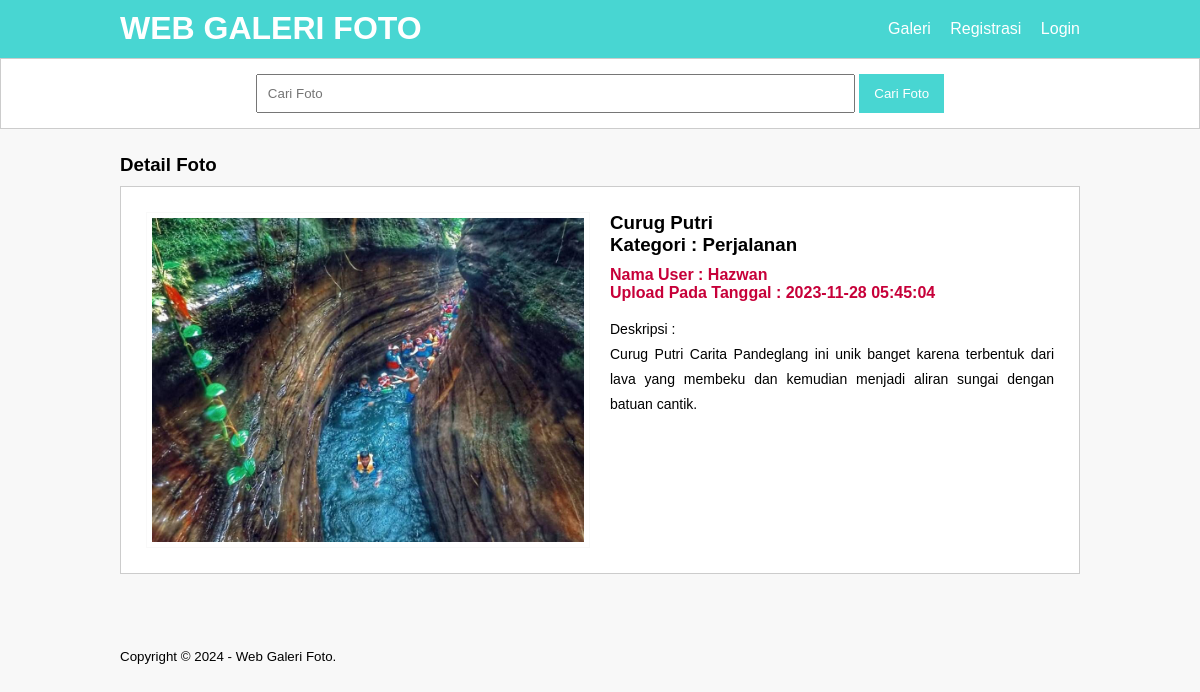
Screenshot of /detail-image.php?id=41 with the database file from the repository.
### tables this page shows
CREATE TABLE `tb_image` (
  `image_id` int(11) NOT NULL,
  `category_id` int(11) NOT NULL,
  `category_name` varchar(100) NOT NULL,
  `admin_id` int(11) NOT NULL,
  `admin_name` varchar(100) NOT NULL,
  `image_name` varchar(100) NOT NULL,
  `image_description` text NOT NULL,
  `image` varchar(100) NOT NULL,
  `image_status` tinyint(1) NOT NULL,
  `date_created` timestamp NOT NULL DEFAULT current_timestamp() ON UPDATE current_timestamp()
);

### detail-image.php (the view, shortened to what this page needs)
<?php
    include 'db.php';
	$produk = mysqli_query($conn, "SELECT * FROM tb_image WHERE image_id = '".$_GET['id']."' ");
	$p = mysqli_fetch_object($produk);
?>
<!DOCTYPE html PUBLIC "-//W3C//DTD XHTML 1.0 Transitional//EN" "http://www.w3.org/TR/xhtml1/DTD/xhtml1-transitional.dtd">
<html xmlns="http://www.w3.org/1999/xhtml">
<head>
<link rel="stylesheet" type="text/css" href="css/style.css">
</head>
<body>
    <header>
        <div class="container">
        <h1><a href="index.php">WEB GALERI FOTO</a></h1>
        <ul>
            <li><a href="galeri.php">Galeri</a></li>
           <li><a href="registrasi.php">Registrasi</a></li>
           <li><a href="login.php">Login</a></li>
        </ul>
        </div>
    </header>
    <div class="search">
        <div class="container">
            <form action="galeri.php">
                <input type="text" name="search" placeholder="Cari Foto" value="<?php echo $_GET['search'] ?>" />
                <input type="submit" name="cari" value="Cari Foto" />
            </form>
        </div>
    </div>
    <div class="section">
        <div class="container">
             <h3>Detail Foto</h3>
            <div class="box">
                <div class="col-2">
                   <img src="foto/<?php echo $p->image ?>" width="100%" />
                </div>
                <div class="col-2">
                   <h3><?php echo $p->image_name ?><br />Kategori : <?php echo $p->category_name  ?></h3>
                   <h4>Nama User : <?php echo $p->admin_name ?><br />
                   Upload Pada Tanggal : <?php echo $p->date_created  ?></h4>
                   <p>Deskripsi :<br />
                        <?php echo $p->image_description ?>
                   </p>
                </div>
            </div>
        </div>
    </div>
    <footer>
        <div class="container">
            <small>Copyright &copy; 2024 - Web Galeri Foto.</small>
        </div>
    </footer>
</body>
</html>

### css/style.css (style rules this page uses)
* { padding:0; margin:0; font-family:'Quicksand', sans-serif; }
body { background-color:#f8f8f8; }
a { color: inherit; text-decoration:none; }
header { background-color: #48d6d2; color: #fff; }
header h1 { float:left; padding:10px 0; }
header ul { float:right; }
header ul li { display:inline-block; }
header ul li a { padding:20px 0 20px 15px; display: inline-block; }
footer { padding:25px 0; }
.container { width: 80%; margin: 0 auto; }
.container:after { content:''; display: block; clear:both; }
.section { padding:25px 0; }
.box { background-color: #fff; border:1px solid #ccc; padding:15px; box-sizing: border-box; margin:10px 0 25px 0; }
.box:after { content: ''; display: block; clear: both; }
.search { padding:15px 0; background-color: #fff; border:1px solid #ccc; text-align: center; }
.search input[type=text] { width: 60%; padding:10px; }
.search input[type=submit] { padding:12px 15px; background-color: #48d6d2; color: #fff; border:none; cursor:pointer; }
.col-2 { width: 50%; min-height: 200px; padding:10px; box-sizing: border-box; float: left; }
.col-2 img { border:1px solid #f9f9f9; padding:5px; box-sizing: border-box; }
.col-2 h3 { margin-bottom: 10px; }
.col-2 h4 { color: #C70039; }
.col-2 p { margin:15px 0; text-align: justify; line-height: 25px; font-size: 14px; }

### rows the page displays
tb_image: image (picture), image_name "Curug Putri", category_name "Perjalanan", admin_name "Hazwan", date_created "2023-11-28 05:45:04", image_description "Curug Putri Carita Pandeglang ini unik banget karena terbentuk dari lava yang membeku dan kemudian menjadi aliran sungai dengan batuan cantik."
